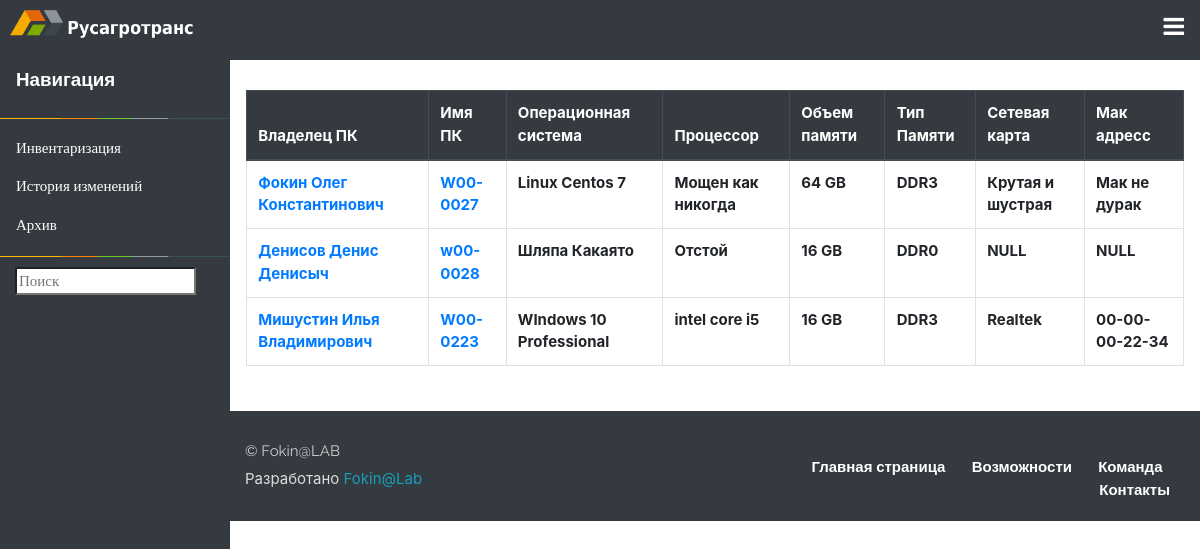
The app's page /inventory/, older data.
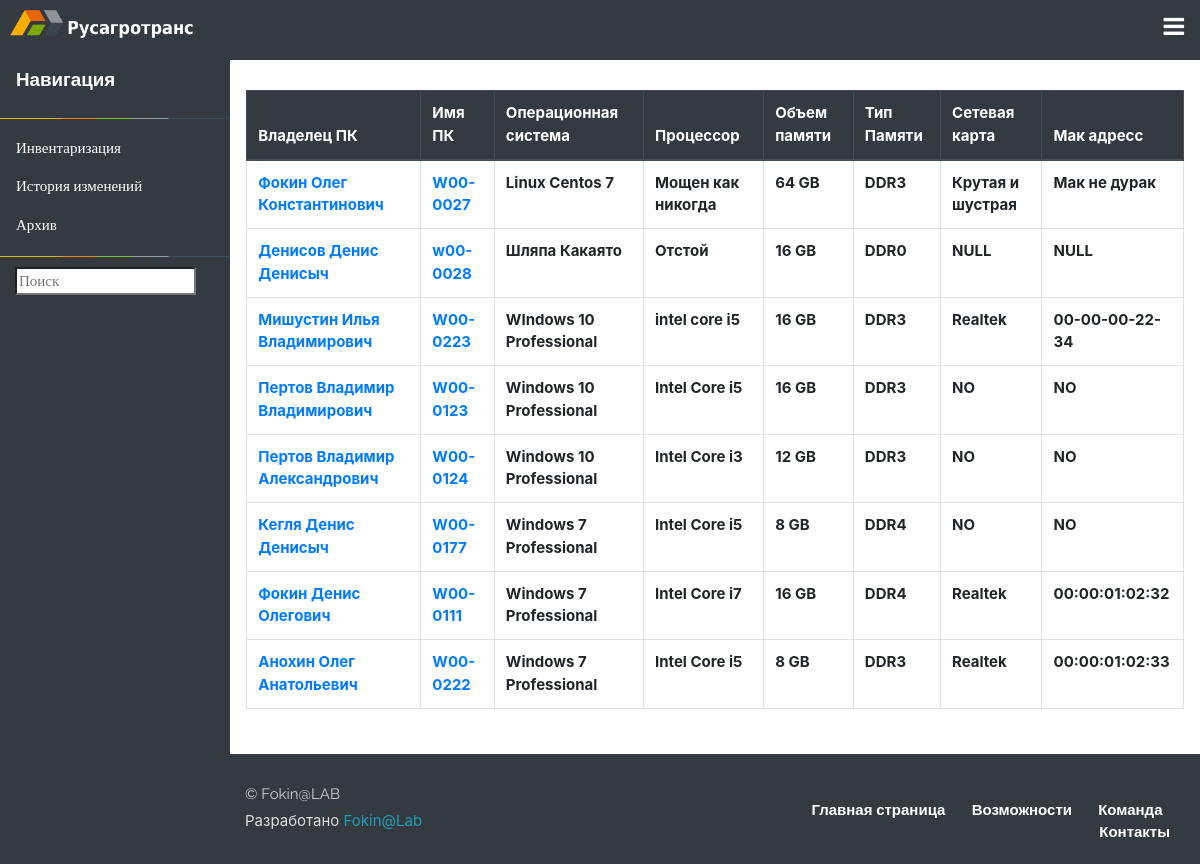
The same page, newer data.
### inventory/models.py (models this page shows, shortened)
class inventory_BD(models.Model):
    name_pc = models.CharField(max_length=200, help_text="Доменное имя ПК", verbose_name="Имя ПК")
    owner = models.CharField(max_length=200, help_text="Владелец ПК", verbose_name="Владелец ПК")
    os = models.CharField(max_length=200, help_text="ОСЬ", verbose_name="Опреционная система")
    processor = models.CharField(max_length=200, help_text="Проц", verbose_name="Процессор", blank=True)
    sum_ram = models.IntegerField(help_text="Сумма оперативки", verbose_name="ОЗУ", blank=True)
    ram_type = models.CharField(max_length=200, help_text="Тип ОЗУ", verbose_name="Тип ОЗУ", blank=True)
    network_card = models.CharField(max_length=200, help_text="Сетевуха", verbose_name="Сетевая карточка", blank=True)
    network_Mac = models.CharField(max_length=200, help_text="Мак Сетевухи", verbose_name="Мак Адрес", blank=True)
    class Meta:
        verbose_name = 'Инвентаризация'
        verbose_name_plural = 'Раздел Инвентаризации'

### inventory/templates/inventory/index.html (shortened to what this page needs)
{% extends "Main_Templates/main_template.html"%}
{% block content %}
{% include "Include_Templates/header.html" %}
{% load static %}
<link type='text/css' href="{% static 'css/bootstrap.min.css'%}" rel="stylesheet">
<div class="w3-sidebar w3-bar w3-gray w3-card" style="width:230px;color:gray;">
    <h5 class="w3-bar-item"><b>Навигация</b></h5>
    <button class="w3-bar-item w3-button tablink" onclick="openLink(event, 'Table')">Инвентаризация</button>
    <button class="w3-bar-item w3-button tablink" onclick="openLink(event, 'Fade')">История изменений</button>
    <button class="w3-bar-item w3-button tablink" onclick="openLink(event, 'Fade2')">Архив</button>
    <input style="margin-left:15px;" type="search" id="Input1" onkeyup="SearchTable()" placeholder="Поиск" autofocus>
</div>
<div style="margin-left:230px;margin-top:30px;">
    <div class="w3-container city w3-animate-right" id="Table">
        <table class="table table-bordered" id="1" style="overflow:scroll;">
            <thead class="thead-dark">
            <tr>
                <th scope="col">Владелец ПК</th>
                <th scope="col">Имя ПК</th>
                <th scope="col">Операционная система</th>
                <th scope="col">Процессор</th>
                <th scope="col">Объем памяти</th>
                <th scope="col">Тип Памяти</th>
                <th scope="col">Сетевая карта</th>
                <th scope="col">Мак адресс</th>
            </tr>
            </thead>
            <tbody id="Table1">
            {% for keys in object_list %}
            <tr>
                <td scope="row"><a href="/inventory/pc_details/{{keys.id}}"><b>{{keys.owner}}</b></a></td>
                <td><a href="/inventory/pc_details/{{keys.id}}"><b>{{keys.name_pc}}</b></a></td>
                <td><b>{{keys.os}}</b></td>
                <td><b>{{keys.processor}}</b></td>
                <td><b>{{keys.sum_ram}} GB</b></td>
                <td><b>{{keys.ram_type}}</b></td>
                <td><b>{{keys.network_card}}</b></td>
                <td><b>{{keys.network_Mac}}</b></td>
            </tr>
            {% endfor %}
            </tbody>
        </table>
    </div>
</div>
{% endblock %}
{% block footer %}
<div style="margin-left:230px;margin-top:30px;">
    <footer class="site-footer">
        <div class="bottom">
            <div class="container">
                <div class="row">
                    <div class="col-lg-6 col-xs-12 text-lg-left text-center">
                        <p class="copyright-text">
                            © Fokin@LAB
                        </p>
                        <div class="credits">
                            Разработано <a href="https://vk.com/grozdoder/">Fokin@Lab</a>
                        </div>
                    </div>
                    <div class="col-lg-6 col-xs-12 text-lg-right text-center">
                        <ul class="list-inline" id="footer-menu">
                            <li class="list-inline-item">
                                <a href="/#about">Главная страница</a>
                            </li>
                            <li class="list-inline-item">
                                <a href="/#features">Возможности</a>
                            </li>
                            <li class="list-inline-item">
                                <a href="/#team">Команда</a>
                            </li>
                            <li class="list-inline-item">
                                <a href="/#contact">Контакты</a>
                            </li>
                        </ul>
                    </div>
                </div>
            </div>
        </div>
    </footer>
</div>
{%endblock%}

### MainApp/templates/Main_Templates/main_template.html (shortened to what this page needs)
<!DOCTYPE html>
<html lang="en">
{% load static %}
<link type='text/css' href="{% static 'lib/bootstrap/css/bootstrap.min.css'%}" rel="stylesheet">
<link type='text/css' href="{% static 'lib/font-awesome/css/font-awesome.min.css' %}" rel="stylesheet">
<link type='text/css' href="{% static 'css/checkboxes.css' %}" rel="stylesheet">
<link rel="stylesheet" href="{% static 'css/w3.css' %}">
<link type='text/css' href="{% static 'css/style.css' %}" rel="stylesheet">
<head style="min-width:150px;">
</head>
<body style="min-width:150px">
{% block content%}
{% endblock %}
{% block footer %}{% endblock %}
</body>
</html>

### MainApp/templates/Include_Templates/header.html (shortened to what this page needs)
{% load static %}
<header id="header">
    <div id="logo" style="margin-left:10px;" class="pull-left">
        <a href="/"><img src="{% static 'images/Rat_Logos.png'%}"></a>
    </div>
</header>

### MainApp/static/css/w3.css (style rules this page uses)
html { box-sizing:border-box }
*,*:before,*:after { box-sizing:inherit }
html { -ms-text-size-adjust:100%;-webkit-text-size-adjust:100% }
body { margin:0 }
article,aside,details,figcaption,figure,footer,header,main,menu,nav,section { display:block }
a { background-color:transparent }
b,strong { font-weight:bolder }
img { border-style:none }
button,input,select,textarea,optgroup { font:inherit;margin:0 }
button,input { overflow:visible }
button,select { text-transform:none }
button,[type=button],[type=reset],[type=submit] { -webkit-appearance:button }
[type=search] { -webkit-appearance:textfield;outline-offset:-2px }
html,body { font-family:Verdana,sans-serif;font-size:15px;line-height:1.5 }
html { overflow-x:hidden }
h5 { font-size:18px }
h1,h2,h3,h4,h5,h6 { font-family:"Segoe UI",Arial,sans-serif;font-weight:400;margin:10px 0 }
img { vertical-align:middle }
a { color:inherit }
.w3-btn,.w3-button { border:none;display:inline-block;padding:8px 16px;vertical-align:middle;overflow:hidden;text-decoration:none;color:inherit;background-color:inherit;text-align:center;cursor:pointer;white-space:nowrap }
.w3-btn,.w3-button { -webkit-touch-callout:none;-webkit-user-select:none;-khtml-user-select:none;-moz-user-select:none;-ms-user-select:none;user-select:none }
.w3-sidebar { height:100%;width:200px;background-color:#fff;position:fixed!important;z-index:1;overflow:auto }
.w3-bar { width:100%;overflow:hidden }
.w3-bar .w3-bar-item { padding:8px 16px;float:left;width:auto;border:none;display:block;outline:0 }
.w3-bar .w3-button { white-space:normal }
.w3-container:after,.w3-container:before,.w3-panel:after,.w3-panel:before,.w3-row:after,.w3-row:before,.w3-row-padding:after,.w3-row-padding:before, .w3-cell-row:before,.w3-cell-row:after,.w3-clear:after,.w3-clear:before,.w3-bar:before,.w3-bar:after { content:"";display:table;clear:both }
.w3-container,.w3-panel { padding:0.01em 16px }
.w3-card,.w3-card-2 { box-shadow:0 2px 5px 0 rgba(0,0,0,0.16),0 2px 10px 0 rgba(0,0,0,0.12) }
.w3-animate-right { position:relative;animation:animateright 0.4s }
.w3-grey,.w3-hover-grey:hover,.w3-gray,.w3-hover-gray:hover { margin:none;padding:none;border:none!important;font-family:'Roboto';color:#fff!important;background-color:#343a40!important;box-shadow:none; }

### MainApp/static/css/style.css (style rules this page uses)
h1, h2, h3, h4, h5, h6 { font-family: "Raleway", Helvetica, Arial, sans-serif; }
p { line-height: 1.55; color: #333; font-size: 400; font-family: "Raleway", Helvetica, Arial, sans-serif; }
a { transition: 0.5s; }
#header { background: #343a40; height: 67px; }
#header #logo { margin: 10px 25px 0 0; }
#header #logo img { padding: 0; margin: 0; max-height: 40px; }
.site-footer { background-color: #343a40; padding: 0; }
.site-footer h2, .site-footer p { color: #fff; }
.site-footer p { opacity: .75; line-height: 2.0925; }
.site-footer .bottom { background-color: #343a40; padding: 0px 0; }
.site-footer .bottom .list-inline, .site-footer .bottom p { margin: 0; }
.site-footer .bottom .list-inline { position: relative; top: 5px; }
.site-footer .bottom .list-inline a { color: #fff; font-family: "Roboto", Helvetica, Arial, sans-serif; margin-right: 15px; }
.site-footer .credits { color: #ddd; }
.site-footer .credits a { color: #199EB8; }
@media (max-width: 1400px) { #header { height: 60px; background:#343a40; width:100%; } }
@media (max-width: 1400px) { #header #logo { margin: 10px 0 0 0; } }
@media (max-width: 1400px) { #header #logo img { max-height: 30px; } }
ul { margin-top:100px; }
#footer-menu { margin-top:15px; font-weight: bold; font-family: 'Comic Sans MS'; }

Row changes from the older to the newer data that the page shows:
added inventory_BD: owner "Пертов Владимир Владимирович", name_pc "W00-0123", os "Windows 10 Professional", processor "Intel Core i5", sum_ram "16", ram_type "DDR3", network_card "NO", network_Mac "NO"
added inventory_BD: owner "Пертов Владимир Александрович", name_pc "W00-0124", os "Windows 10 Professional", processor "Intel Core i3", sum_ram "12", ram_type "DDR3", network_card "NO", network_Mac "NO"
added inventory_BD: owner "Кегля Денис Денисыч", name_pc "W00-0177", os "Windows 7 Professional", processor "Intel Core i5", sum_ram "8", ram_type "DDR4", network_card "NO", network_Mac "NO"
added inventory_BD: owner "Фокин Денис Олегович", name_pc "W00-0111", os "Windows 7 Professional", processor "Intel Core i7", sum_ram "16", ram_type "DDR4", network_card "Realtek", network_Mac "00:00:01:02:32"
added inventory_BD: owner "Анохин Олег Анатольевич", name_pc "W00-0222", os "Windows 7 Professional", processor "Intel Core i5", sum_ram "8", ram_type "DDR3", network_card "Realtek", network_Mac "00:00:01:02:33"
